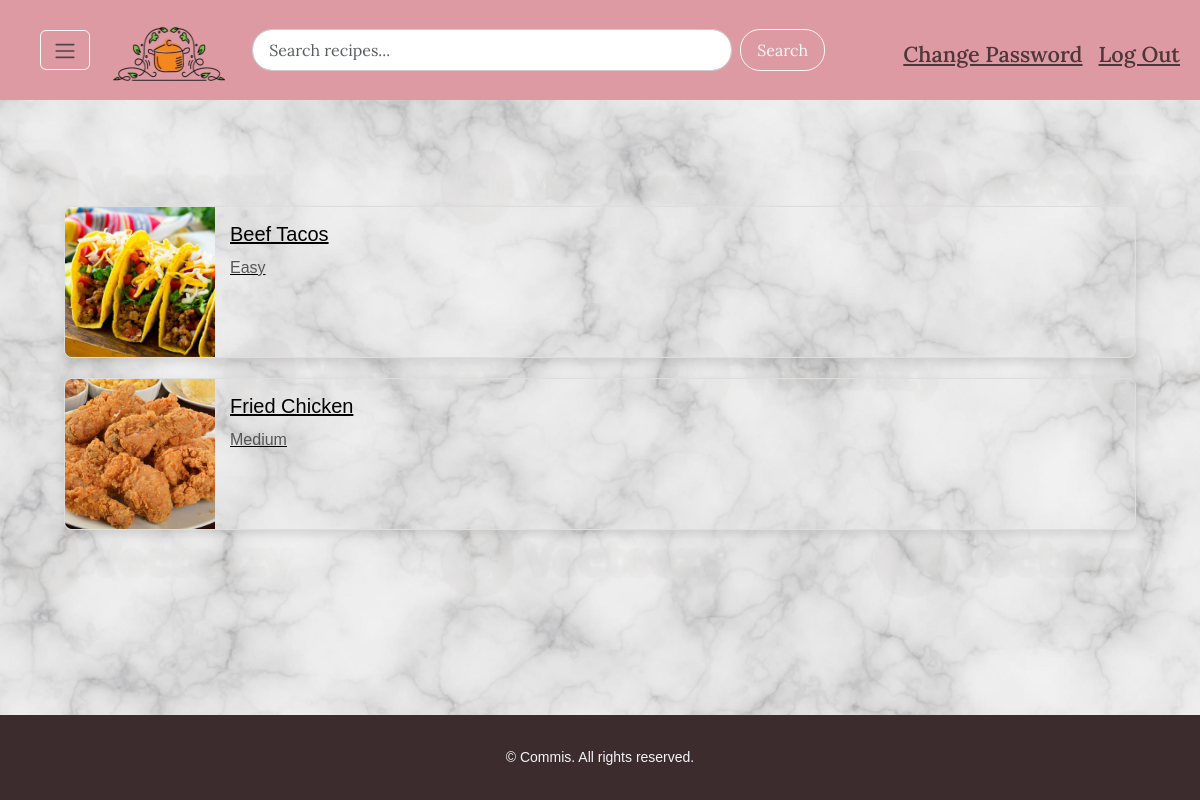
Page /history (signed in) on the committed database.
### tables this page shows
CREATE TABLE recipes (
    recipe_id INTEGER PRIMARY KEY,
    user_id INTEGER,
    title TEXT NOT NULL,
    ingredients TEXT NOT NULL,
    instructions TEXT NOT NULL,
    difficulty TEXT,
    image_url TEXT,
    FOREIGN KEY (user_id) REFERENCES users(user_id)
);

### app.py (the view)
@app.route("/history", methods=["GET", "POST"])
@login_required
def history():
    raw_history = db.execute("""
        SELECT recipes.recipe_id, recipes.title, recipes.difficulty, recipes.image_url
        FROM history
        JOIN recipes ON history.recipe_id = recipes.recipe_id
        WHERE history.user_id = ?
        ORDER BY history.history_id DESC
    """, session["user_id"])
    seen = set()
    unique_history = []
    for item in raw_history:
        if item['recipe_id'] not in seen:
            seen.add(item['recipe_id'])
            unique_history.append(item)
    return render_template("history.html", history=unique_history)

### app.py (called while the page is built)
@app.after_request
def after_request(response):
    response.headers["Cache-Control"] = "no-cache, no-store, must-revalidate"
    response.headers["Expires"] = 0
    response.headers["Pragma"] = "no-cache"
    return response

### helpers.py (called while the page is built)
def login_required(f):
    @wraps(f)
    def decorated_function(*args, **kwargs):
        if session.get("user_id") is None:
            return redirect("/login")
        return f(*args, **kwargs)
    return decorated_function

### templates/history.html (shortened to what this page needs)
{% extends "layout.html" %}
{% block main %}
    <div class="container my-5">
        <div class="d-flex flex-wrap justify-content-start">
            {% for i in history %}
            <div class="recipe-card-alt-wrapper">
                <a href="{{ url_for('recipe', recipe_id=i.recipe_id) }}" class="recipe-card-alt-link">
                    <div class="recipe-card-alt">
                        <img src="{{ i.image_url }}" alt="{{ i.title }}" class="recipe-card-alt-img">
                        <div class="recipe-card-alt-body">
                            <h4 class="recipe-card-alt-title">{{ i.title }}</h4>
                            <p class="recipe-card-alt-text">{{ i.difficulty }}</p>
                        </div>
                    </div>
                </a>
            </div>
            {% endfor %}
        </div>
    </div>
{% endblock %}

### static/styles.css (style rules this page uses)
html, body { height: 100%; margin: 0; }
body { background-image: url('/static/marble.jpg'); background-size: cover; background-position: center; background-repeat: no-repeat; background-attachment: fixed; }
.d-flex { display: flex; flex-wrap: wrap; justify-content: start; }
.recipe-card-alt-wrapper { margin: 10px; width: 100%; }
.recipe-card-alt-link { text-decoration: none; color: inherit; }
.recipe-card-alt { display: flex; border: 1px solid #ddd; border-radius: 8px; overflow: hidden; box-shadow: 0 4px 8px rgba(0, 0, 0, 0.1); transition: transform 0.3s; }
.recipe-card-alt-img { width: 150px; height: 150px; object-fit: cover; }
.recipe-card-alt-body { padding: 15px; flex-grow: 1; }
.recipe-card-alt-title { margin: 0 0 10px; font-size: 1.25rem; }
.recipe-card-alt-text { margin: 0; color: #555; }
a { text-decoration: underline !important; }
body { background-color: #f4f4f9; color: #000000; margin: 0; padding: 0; font-family: Arial, sans-serif; }

### rows in the picture
recipes: image_url (picture), title "Beef Tacos", difficulty "Easy"
recipes: image_url (picture), title "Fried Chicken", difficulty "Medium"
